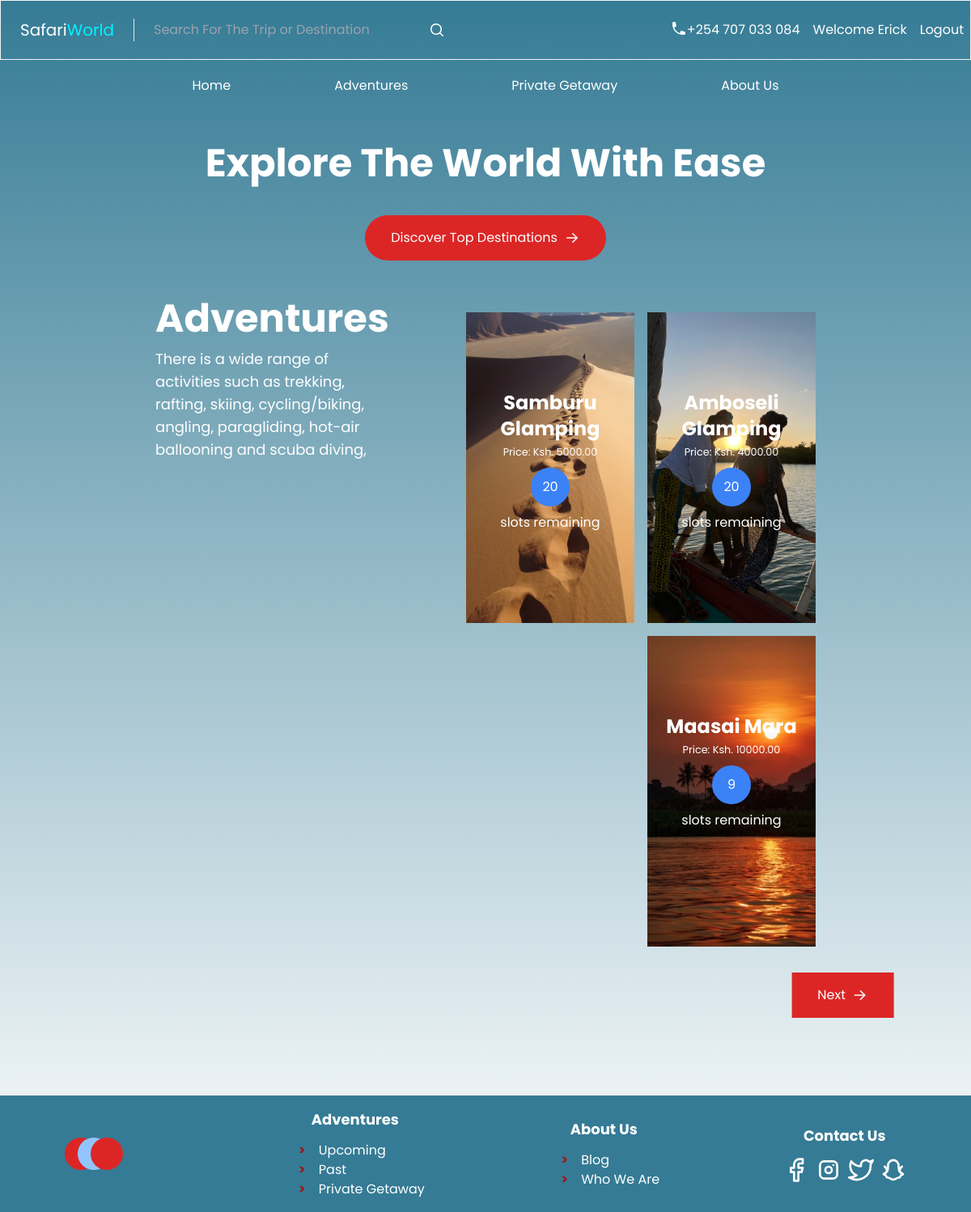
Screenshot of /adventures/ (signed in) with the database file from the repository.
### booking/models.py (models this page shows, shortened)
class BaseModel(models.Model):
    id = models.UUIDField(primary_key=True, default=uuid.uuid4, editable=False)
    created_at = models.DateTimeField(auto_now_add=True)
    updated_at = models.DateTimeField(auto_now=True)
    class Meta:
        abstract = True

class User(BaseModel, AbstractUser):
    USER_TYPES = (
        ('A', 'Admin'),
        ('S', 'Staff'),
        ('U', 'User'),
    )
    GENDER_CHOICES = (
        (1, 'Male'),
        (2, 'Female'),
        (3, 'Other'),
    )
    user_type = models.CharField(choices=USER_TYPES, max_length=250)
    first_name = models.CharField(max_length=50)
    last_name = models.CharField(max_length=50)
    email = models.EmailField(max_length=250)
    date_of_birth = models.DateField(null=True)
    phone_number = models.CharField(max_length=20)
    gender = models.IntegerField(choices=GENDER_CHOICES, null=True)
    bio = models.CharField(max_length=250, blank=True)
    password = models.CharField(max_length=128)
    REQUIRED_FIELDS = ['first_name', 'last_name', 'phone_number', 'password']

class Adventure(BaseModel):
    name = models.CharField(max_length=250)
    place_id = models.ForeignKey(Place, on_delete=models.SET_NULL, null=True, related_name='adventures')
    description = models.CharField(max_length=1024)
    departure_date = models.DateField()
    return_date = models.DateField()
    price = models.DecimalField(max_digits=10, decimal_places=2)
    slots = models.IntegerField()
    age_limit = models.IntegerField(default=0)
    activities = models.CharField(max_length=250)
    image = models.FileField(upload_to='images', null=True)

### booking/views.py (the view)
# urls.py: path('adventures/', views.adventures, name='adventures'),
def adventures(request):
    p = Paginator(Adventure.objects.all(), 3)
    page = request.GET.get('page')
    adventures = p.get_page(page)
    context = {"adventures": adventures}
    return render(request, 'booking/all_adventures.html', context)

### booking/templates/booking/all_adventures.html (shortened to what this page needs)
{% extends 'booking/base.html' %} {% load static %} {% block content %}
<section class="mx-16 my-12 text-white md:flex md:mx-48">
  <div class="w-full sm:w-4/12">
    <h2 class="mb-3 text-5xl font-bold">Adventures</h2>
    <p class="mb-3 text-lg whitespace-normal">
      There is a wide range of activities such as trekking, rafting, skiing,
      cycling/biking, angling, paragliding, hot-air ballooning and scuba diving,
    </p>
  </div>
  <div
    class="flex flex-wrap items-end justify-end w-full mx-auto space-x-4 space-y-4 sm:w-10/12 px-auto"
  >
    {% for adventure in adventures %}
    <div
      class="bg-[url('/static/{{ adventure.image }}')] w-full md:w-1/3 lg:w-52 xl:w-60 h-96 bg-center bg-cover text-center pt-24 group transition ease-in-out delay-150 hover:scale-105"
    >
      <p class="text-2xl font-bold">{{ adventure.name}}</p>
      <small>Price: Ksh. {{ adventure.price}}</small>
      <span
        class="flex items-center justify-center w-12 h-12 mx-auto my-2 bg-blue-500 rounded-full"
        >{{ adventure.slots}}
      </span>
      <p>slots remaining</p>
    </div>
    {% endfor %}
    <div class="flex justify-center basis-full">
       {% if adventures.has_next %}
      <div
        class="flex items-center bg-red-600 py-4 my-4 px-8 max-w-fit md:translate-x-[235%]"
      >
        <a
          href="?page={{ adventures.next_page_number }}"
          class="pr-2 text-white"
          >Next</a
        >
        <svg
          xmlns="http://www.w3.org/2000/svg"
          viewBox="0 0 20 20"
          fill="currentColor"
          class="w-5 h-5 text-white"
        >
          <path
            fill-rule="evenodd"
            d="M3 10a.75.75 0 01.75-.75h10.638L10.23 5.29a.75.75 0 111.04-1.08l5.5 5.25a.75.75 0 010 1.08l-5.5 5.25a.75.75 0 11-1.04-1.08l4.158-3.96H3.75A.75.75 0 013 10z"
            clip-rule="evenodd"
          />
        </svg>
      </div>
      {% endif %}
    </div>
  </div>
</section>
{% endblock%}

### booking/templates/booking/base.html (shortened to what this page needs)
<!DOCTYPE html>
<html lang="en">
  <head>
    <script src="https://cdn.tailwindcss.com"></script>
  </head>
  <body
    class="bg-gradient-to-b from-[#357B95] to-transparent bg-no-repeat bg-cover font-serif"
  >
    <header
      class="items-center justify-between py-4 text-white border border-gray-100 md:flex"
    >
      <div class="flex items-center">
        <h4
          class="px-4 text-xl text-white border-r border-gray-200 font-weight-600 md:px-6"
        >
          <a href="{% url 'home' %}"
            >Safari<span style="color: #00f3ff">World</span></a
          >
        </h4>
        <div class="flex items-center sm:text-red">
          <input
            type="text"
            placeholder="Search For The Trip or Destination"
            class="p-2 mx-4 bg-transparent focus:outline-none text-white-300 w-100"
          />
          <svg
            xmlns="http://www.w3.org/2000/svg"
            viewBox="0 0 20 20"
            fill="currentColor"
            class="w-5 h-5"
          >
            <path
              fill-rule="evenodd"
              d="M9 3.5a5.5 5.5 0 100 11 5.5 5.5 0 000-11zM2 9a7 7 0 1112.452 4.391l3.328 3.329a.75.75 0 11-1.06 1.06l-3.329-3.328A7 7 0 012 9z"
              clip-rule="evenodd"
            />
          </svg>
        </div>
      </div>
      <div class="flex space-x-4">
        <div class="flex mx-2 space-x-4">
          <div class="flex item-center">
            <p>+254 707 033 084</p>
          </div>
          {% if request.user.is_authenticated %}
          <p>Welcome {{ request.user.first_name }}</p>
          <a href="{% url 'logout' %}?next={{ request.path|urlencode }}"
            >Logout</a
          >
          {% else %}
          <a href="{% url 'login' %}?next={{ request.path|urlencode }}"
            >Login</a
          >
          <a href="{% url 'signup' %}">Signup</a>
          {% endif %}
        </div>
      </div>
    </header>
    <nav class="flex my-5 text-white md:justify-center">
      <ul class="md:flex">
        <li class="px-8 md:px-16"><a href="{% url 'home' %}">Home</a></li>
        <li class="px-8 md:px-16">
          <a href="{% url 'adventures' %}">Adventures</a>
        </li>
        <li class="px-8 md:px-16"><a href="#">Private Getaway</a></li>
        <li class="px-8 md:px-16"><a href="#">About Us</a></li>
      </ul>
    </nav>
    <section>
      <h1 class="py-10 text-5xl font-bold text-center text-white">
        Explore The World With Ease
      </h1>
      <div
        class="flex items-center px-8 py-4 mx-auto bg-red-600 rounded-full max-w-fit"
      >
        <a href="{% url 'adventures' %}" class="pr-2 text-white"
          >Discover Top Destinations
        </a>
        <svg
          xmlns="http://www.w3.org/2000/svg"
          viewBox="0 0 20 20"
          fill="currentColor"
          class="w-5 h-5 text-white"
        >
          <path
            fill-rule="evenodd"
            d="M3 10a.75.75 0 01.75-.75h10.638L10.23 5.29a.75.75 0 111.04-1.08l5.5 5.25a.75.75 0 010 1.08l-5.5 5.25a.75.75 0 11-1.04-1.08l4.158-3.96H3.75A.75.75 0 013 10z"
            clip-rule="evenodd"
          />
        </svg>
      </div>
    </section>
    {% block content%} {% endblock %}
    <footer
      class="md:flex bg-[#357B95] h-full justify-around items-center px-8 md:px-1 py-4 text-white mt-20"
    >
      <div class="flex">
        <div
          class="w-10 h-10 p-3 -translate-x-12 bg-red-600 rounded-full"
        ></div>
      </div>
      <div>
        <h4 class="mb-3 text-lg font-bold md:text-center">Adventures</h4>
        <ul>
          <li
            class="pl-4 before:content-['>'] before:mr-3 before:text-red-800 before:font-bold"
          >
            <a href="#">Upcoming</a>
          </li>
          <li
            class="pl-4 before:content-['>'] before:mr-3 before:text-red-800 before:font-bold"
          >
            <a href="#">Past</a>
          </li>
          <li
            class="pl-4 before:content-['>'] before:mr-3 before:text-red-800 before:font-bold"
          >
            <a href="#">Private Getaway</a>
          </li>
        </ul>
      </div>
      <div>
        <h4 class="mb-3 text-lg font-bold md:text-center">About Us</h4>
        <ul>
          <li
            class="pl-4 before:content-['>'] before:mr-3 before:text-red-800 before:font-bold"
          >
            <a href="#">Blog</a>
          </li>
          <li
            class="pl-4 before:content-['>'] before:mr-3 before:text-red-800 before:font-bold"
          >
            <a href="#">Who We Are</a>
          </li>
        </ul>
      </div>
      <div>
        <h4 class="mb-3 text-lg font-bold md:text-center">Contact Us</h4>
        <div class="flex item-center gap-x-2">
          <svg
            class="w-8 h-8 text-white-300"
            viewBox="0 0 24 24"
            fill="none"
            stroke="currentColor"
            stroke-width="2"
            stroke-linecap="round"
            stroke-linejoin="round"
          >
            <path
              d="M18 2h-3a5 5 0 0 0-5 5v3H7v4h3v8h4v-8h3l1-4h-4V7a1 1 0 0 1 1-1h3z"
            />
          </svg>
        </div>
      </div>
    </footer>
  </body>
</html>

### booking/templates/booking/base.html (style rules this page uses)
body { font-family: "Poppins" !important; }

### rows the page displays
User: user.first_name "Erick"
Adventure: image (picture), name "Samburu Glamping", price "5000.00", slots "20"
Adventure: image (picture), name "Amboseli Glamping", price "4000.00", slots "20"
Adventure: image (picture), name "Maasai Mara", price "10000.00", slots "9"
